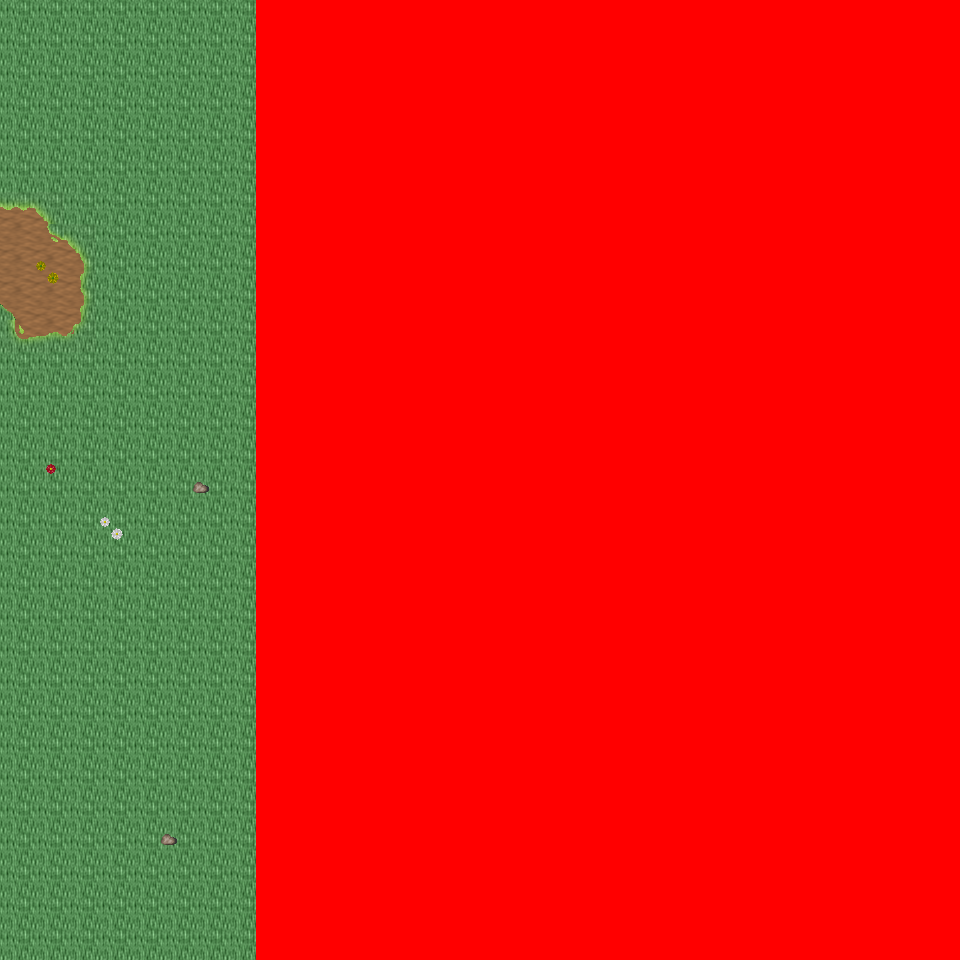

Tiled map render using the project's own tile images. Description and the map definition, with tile-layer contents summarised, below:
An orthogonal 30x30 tile map with 32x32 px tiles, 6 tile layers (Ground, Object, Object2, Above, ...), 17 tilesets and 2 objects (2x mapchange).

<map version="1.0" orientation="orthogonal" renderorder="right-down" width="30" height="30" tilewidth="32" tileheight="32" nextobjectid="3">
  <tileset firstgid="1" name="tileset_logic_collision" tilewidth="32" tileheight="32" tilecount="1" columns="1">
    <image source="../drawable/tileset_logic_collision.png" width="32" height="32" />
  </tileset>
  <tileset firstgid="2" name="tileset_ground_ground" tilewidth="32" tileheight="32" tilecount="33" columns="3">
    <image source="../drawable/tileset_ground_ground.png" width="96" height="352" />
  </tileset>
  <tileset firstgid="35" name="tileset_ground_rock_pebbles" tilewidth="32" tileheight="32" tilecount="3" columns="1">
    <image source="../drawable/tileset_ground_rock_pebbles.png" width="32" height="96" />
  </tileset>
  <tileset firstgid="38" name="tileset_ground_grass_corners" tilewidth="32" tileheight="32" tilecount="24" columns="6">
    <image source="../drawable/tileset_ground_grass_corners.png" width="192" height="128" />
  </tileset>
  <tileset firstgid="62" name="tileset_ground_grass_edges" tilewidth="32" tileheight="32" tilecount="36" columns="12">
    <image source="../drawable/tileset_ground_grass_edges.png" width="384" height="96" />
  </tileset>
  <tileset firstgid="98" name="tileset_ground_grass_2" tilewidth="32" tileheight="32" tilecount="21" columns="3">
    <image source="../drawable/tileset_ground_grass_2.png" width="96" height="224" />
  </tileset>
  <tileset firstgid="119" name="tileset_plant_leaves" tilewidth="32" tileheight="32" tilecount="8" columns="4">
    <image source="../drawable/tileset_plant_leaves.png" width="128" height="64" />
  </tileset>
  <tileset firstgid="127" name="tileset_plant_tree_tree_darkgreen" tilewidth="32" tileheight="32" tilecount="88" columns="8">
    <image source="../drawable/tileset_plant_tree_tree_darkgreen.png" width="256" height="352" />
  </tileset>
  <tileset firstgid="215" name="tileset_plant_tree_fall_trees" tilewidth="32" tileheight="32" tilecount="40" columns="8">
    <image source="../drawable/tileset_plant_tree_fall_trees.png" width="256" height="160" />
  </tileset>
  <tileset firstgid="255" name="tileset_plant_tree_pine_tree" tilewidth="32" tileheight="32" tilecount="20" columns="4">
    <image source="../drawable/tileset_plant_tree_pine_tree.png" width="128" height="160" />
  </tileset>
  <tileset firstgid="275" name="tileset_plant_stump_hollow_logs" tilewidth="32" tileheight="32" tilecount="6" columns="3">
    <image source="../drawable/tileset_plant_stump_hollow_logs.png" width="96" height="64" />
  </tileset>
  <tileset firstgid="281" name="tileset_plant_stump_small_stump" tilewidth="32" tileheight="32" tilecount="4" columns="2">
    <image source="../drawable/tileset_plant_stump_small_stump.png" width="64" height="64" />
  </tileset>
  <tileset firstgid="285" name="tileset_plant_stump_stump_purple" tilewidth="32" tileheight="32" tilecount="4" columns="2">
    <image source="../drawable/tileset_plant_stump_stump_purple.png" width="64" height="64" />
  </tileset>
  <tileset firstgid="289" name="tileset_plant_flower_daisy_blue" tilewidth="32" tileheight="32" tilecount="8" columns="2">
    <image source="../drawable/tileset_plant_flower_daisy_blue.png" width="64" height="128" />
  </tileset>
  <tileset firstgid="297" name="tileset_plant_flower_daisy_red" tilewidth="32" tileheight="32" tilecount="8" columns="2">
    <image source="../drawable/tileset_plant_flower_daisy_red.png" width="64" height="128" />
  </tileset>
  <tileset firstgid="305" name="tileset_plant_flower_daisy_white" tilewidth="32" tileheight="32" tilecount="8" columns="2">
    <image source="../drawable/tileset_plant_flower_daisy_white.png" width="64" height="128" />
  </tileset>
  <tileset firstgid="313" name="tileset_plant_flower_daisy_yellow" tilewidth="32" tileheight="32" tilecount="8" columns="2">
    <image source="../drawable/tileset_plant_flower_daisy_yellow.png" width="64" height="128" />
  </tileset>
  <layer name="Ground" width="30" height="30">
    <data>[900 cells, 900 non-empty, 3 distinct tile ids]</data>
  </layer>
  <layer name="Object" width="30" height="30">
    <data>[900 cells, 151 non-empty, 48 distinct tile ids]</data>
  </layer>
  <layer name="Object2" width="30" height="30">
    <data>[900 cells, 27 non-empty, 12 distinct tile ids]</data>
  </layer>
  <layer name="Above" width="30" height="30">
    <data>[900 cells, 78 non-empty, 46 distinct tile ids]</data>
  </layer>
  <layer name="Above2" width="30" height="30">
    <data>[900 cells, 0 non-empty, 0 distinct tile ids]</data>
  </layer>
  <layer name="Walkable" width="30" height="30">
    <data>[900 cells, 660 non-empty, 1 distinct tile ids]</data>
  </layer>
  <objectgroup name="MapEvents">
    <object id="1" name="south" type="mapchange" x="0" y="928" width="256" height="32">
      <properties>
        <property name="map" value="0_ados_mountain_n2_w2_x3_y1" />
        <property name="place" value="north" />
      </properties>
    </object>
    <object id="2" name="west" type="mapchange" x="0" y="0" width="32" height="960">
      <properties>
        <property name="map" value="0_ados_mountain_n2_w2_x2_y0" />
        <property name="place" value="east" />
      </properties>
    </object>
  </objectgroup>
</map>
